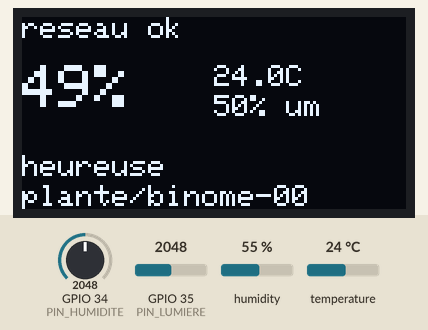
Simulated run of this sketch. Board: ESP32. Parts: 128×64 one-colour display. The inputs (shaded band) are chosen by the test bench; at power-on: GPIO 34 (PIN_HUMIDITE) = 2048, temperature 24 °C, GPIO 35 (PIN_LUMIERE) = 2048, humidity 55 %. WiFi joins after 1.5 s; servers stay silent unless stated; no MQTT or app messages arrive unless stated; what the sketch prints to the serial monitor is not drawn.

Above: at 3.1 s.
3.2 s: GPIO 34 (PIN_HUMIDITE) set to 1282
At 4.5 s:
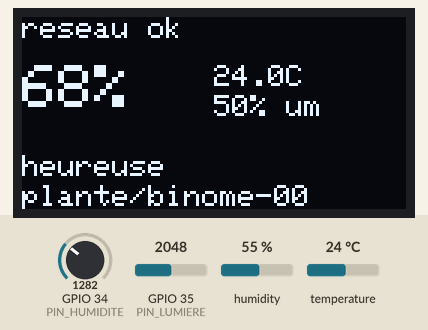
5.5 s: GPIO 34 (PIN_HUMIDITE) set to 1178
At 7.2 s:
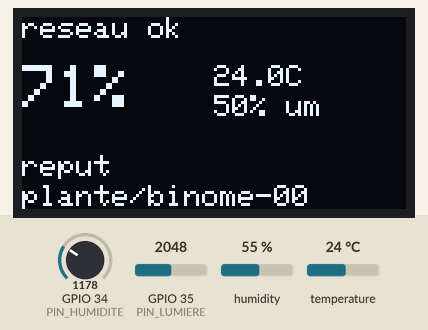
7.5 s: GPIO 34 (PIN_HUMIDITE) set to 677
At 8.7 s:
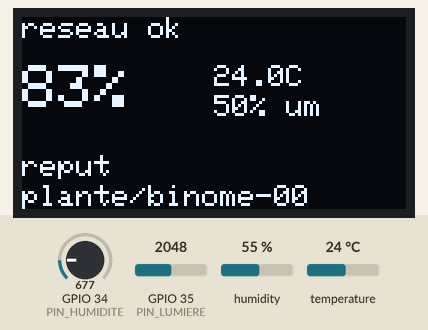
9.5 s: GPIO 34 (PIN_HUMIDITE) set to 574
At 10.4 s:
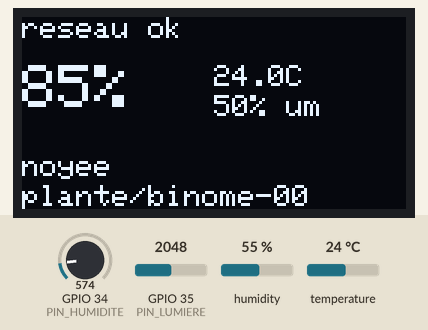
11.5 s: GPIO 34 (PIN_HUMIDITE) set to 3972
At 12.9 s:
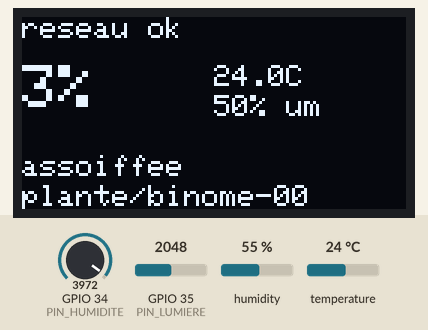
13.5 s: temperature set to 12 °C
At 14.7 s:
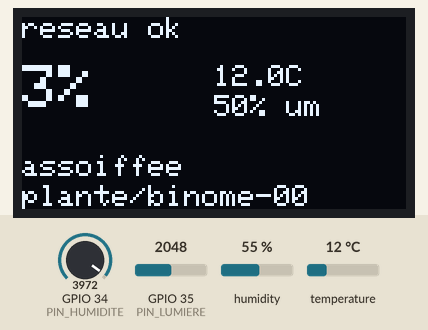
Timing chart, 0 to 16.5 s (numbered marks = the images above; inputs shaded):
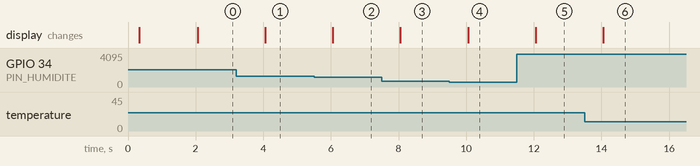

The sketch:

sketch.ino
```cpp
// =====================================================================
//  Ma plante connectee · simulation reseau et MQTT (seance 3)
//  Module M2 Applications mobiles et connectees (IoT) · Sergent.dev
// =====================================================================
//
//  Ce que fait ce programme :
//    il reprend le projet de la seance 1, y ajoute le WiFi et publie
//    ses mesures sur un broker MQTT public. C'est la meme chaine que
//    sur le kit reel, sans le kit.
//
//  A quoi il sert en cours :
//    - un binome dont la carte est en panne continue le TP de la
//      seance 3 sans materiel,
//    - il permet de montrer les sujets et les charges utiles au tableau
//      avant de distribuer les kits,
//    - il sert de secours le jour des portes ouvertes si une carte lache.
//
//  Le broker est celui du module, sur son serveur en ligne. Il est
//  chiffre et il demande un compte : celui de la classe, ecrit au
//  tableau. Une plante simulee apparait donc sur le mur des plantes
//  comme une vraie, ce qui est tout l'interet du secours.
//
//  Le mot de passe n'est pas ecrit dans ce fichier, qui est publie sur
//  wokwi.com : il se colle au moment de la manipulation. Un secret dans
//  un fichier partage n'est plus un secret, et c'est le sujet de la
//  seance 5.
//
//  Wokwi ne simule pas le Bluetooth. Ce programme ne fait donc que la
//  moitie de ce que fait le firmware du kit, et c'est assume.
// =====================================================================

#include <WiFi.h>
#include <WiFiClientSecure.h>
#include <PubSubClient.h>
#include <ArduinoJson.h>
#include <Wire.h>
#include <Adafruit_GFX.h>
#include <Adafruit_SSD1306.h>
#include <DHT.h>

// --------------------------------------------------------- broches
#define PIN_HUMIDITE  34
#define PIN_LUMIERE   35
#define PIN_DHT       25
#define PIN_SDA       21
#define PIN_SCL       22

// ------------------------------------------------------------ reseau
// Wokwi fournit un point d'acces virtuel nomme Wokwi-GUEST, sans mot de
// passe. Il n'existe que dans le simulateur : sur le vrai kit, ces deux
// lignes prennent le nom et le mot de passe du reseau du projet.
#define WIFI_SSID       "Wokwi-GUEST"
#define WIFI_MOTDEPASSE ""

// Le broker du module. Meme nom, meme port et meme compte que sur le
// kit reel : la simulation n'est pas un montage a part, c'est le meme
// chemin avec une carte virtuelle.
#define MQTT_HOTE        "mqtt.plante-hub.sergent.dev"
#define MQTT_PORT        8883
#define MQTT_UTILISATEUR "classe"

// A REMPLIR avant de lancer, avec le mot de passe ecrit au tableau.
// Il ne doit pas revenir dans le depot.
#define MQTT_MOTDEPASSE  ""

// Change ce prefixe pour celui de ton binome, sinon tes mesures se
// melangent a celles d'un inconnu sans qu'aucune erreur ne s'affiche.
#define ID_BINOME  "binome-00"

// ----------------------------------------------------- calibration
// Bornes propres a la simulation, differentes de celles du kit reel :
// dans Wokwi le potentiometre couvre toute la plage, et la
// photoresistance monte avec la lumiere, a l'inverse du module LM393.
#define SIM_SOL_SEC     4095
#define SIM_SOL_HUMIDE  0
#define SIM_LUM_SOMBRE  0
#define SIM_LUM_CLAIR   4095

#define SEUIL_BAS   30
#define SEUIL_HAUT  70
#define PERIODE_MESURE_MS 2000

// Liaison chiffree. setInsecure() est appele dans setup() : la carte
// chiffre mais ne verifie pas a qui elle parle. C'est le meme choix que
// le firmware du kit en seances 3 a 5, et c'est le sujet de la seance 6.
WiFiClientSecure clientReseau;
PubSubClient mqtt(clientReseau);
DHT dht(PIN_DHT, DHT22);
Adafruit_SSD1306 ecran(128, 64, &Wire, -1);
bool ecranPresent = false;

String prefixe = String("plante/") + ID_BINOME;
unsigned long derniereMesure = 0;
unsigned long dernierEssai = 0;
unsigned long delaiEssai = 2000;   // double a chaque echec, plafonne a 30 s

// ---------------------------------------------------------------------
//  Fonctions de calcul, identiques a celles du firmware du kit.
// ---------------------------------------------------------------------
float versPourcentage(int brut, int borneBasse, int borneHaute) {
  if (borneBasse == borneHaute) return 0.0f;
  float pct = (float)(borneBasse - brut) * 100.0f / (float)(borneBasse - borneHaute);
  if (pct < 0.0f)   pct = 0.0f;
  if (pct > 100.0f) pct = 100.0f;
  return pct;
}

const char* nomHumeur(float humidite) {
  if (humidite > SEUIL_HAUT + 15) return "noyee";
  if (humidite > SEUIL_HAUT)      return "reput";
  if (humidite < SEUIL_BAS - 15)  return "assoiffee";
  if (humidite < SEUIL_BAS)       return "soif";
  return "heureuse";
}

int lireMoyenne(uint8_t broche) {
  long somme = 0;
  for (int i = 0; i < 3; i++) { somme += analogRead(broche); delay(4); }
  return (int)(somme / 3);
}

// ---------------------------------------------------------------------
//  Reception des commandes envoyees sur plante/<id>/cmd.
//  Une seule action est gardee dans la simulation : identifier, qui
//  ecrit une ligne dans la console. Sur le kit reel, elle fait clignoter
//  la LED pour retrouver sa carte au milieu de six autres.
// ---------------------------------------------------------------------
void surMessage(char* sujet, byte* charge, unsigned int taille) {
  JsonDocument doc;
  if (deserializeJson(doc, charge, taille)) {
    Serial.println("[ERR ] commande illisible");
    return;
  }
  const char* action = doc["action"] | "";
  Serial.printf("[MQTT] commande recue sur %s · action %s\n", sujet, action);
}

// ---------------------------------------------------------------------
//  Connexion au broker, avec testament et message retenu.
//  Le testament est enregistre AUPRES DU BROKER au moment de la
//  connexion : c'est lui qui le publiera si la carte se tait, parce
//  qu'une carte debranchee ne peut pas annoncer sa disparition.
// ---------------------------------------------------------------------
void connecterMqtt() {
  String idClient = String("plante-wokwi-") + String((uint32_t)ESP.getEfuseMac(), HEX);
  String sujetStatut = prefixe + "/statut";
  const char* testament = "{\"en_ligne\":false}";

  Serial.printf("[MQTT] connexion a %s\n", MQTT_HOTE);
  if (mqtt.connect(idClient.c_str(), MQTT_UTILISATEUR, MQTT_MOTDEPASSE,
                   sujetStatut.c_str(), 1, true, testament)) {
    Serial.printf("[MQTT] connecte · %s\n", prefixe.c_str());
    mqtt.subscribe((prefixe + "/cmd").c_str(), 1);

    // Message retenu : le prochain abonne recoit l'etat sans attendre,
    // au lieu d'un ecran vide pendant deux secondes.
    JsonDocument doc;
    doc["en_ligne"] = true;
    doc["nom"]      = "Plante simulee";
    doc["version"]  = "1.0.0-wokwi";
    doc["mode"]     = "simulation";
    doc["ip"]       = WiFi.localIP().toString();
    String s; serializeJson(doc, s);
    mqtt.publish(sujetStatut.c_str(), s.c_str(), true);
  } else {
    Serial.printf("[ERR ] MQTT refuse · code %d\n", mqtt.state());
  }
}

void setup() {
  Serial.begin(115200);
  delay(300);
  Serial.println("\n[BOOT] Plante simulee · seance 3 · WiFi et MQTT");

  pinMode(PIN_HUMIDITE, INPUT);
  pinMode(PIN_LUMIERE, INPUT);
  dht.begin();

  Wire.begin(PIN_SDA, PIN_SCL);
  ecranPresent = ecran.begin(SSD1306_SWITCHCAPVCC, 0x3C);
  if (!ecranPresent) Serial.println("[ERR ] ecran OLED absent · on continue sans");

  Serial.printf("[WIFI] connexion a %s\n", WIFI_SSID);
  WiFi.mode(WIFI_STA);
  WiFi.begin(WIFI_SSID, WIFI_MOTDEPASSE);
  while (WiFi.status() != WL_CONNECTED) { delay(200); Serial.print("."); }
  Serial.printf("\n[WIFI] connecte · %s\n", WiFi.localIP().toString().c_str());

  // Sans setInsecure(), la poignee de main TLS echoue : la carte n'a
  // aucune autorite de certification en memoire.
  clientReseau.setInsecure();

  mqtt.setServer(MQTT_HOTE, MQTT_PORT);
  mqtt.setBufferSize(512);
  mqtt.setCallback(surMessage);
  connecterMqtt();
}

void loop() {
  // Reconnexion avec temporisation exponentielle : reessayer en boucle
  // saturerait le broker et, sur un vrai objet, viderait la batterie.
  if (!mqtt.connected()) {
    if (millis() - dernierEssai > delaiEssai) {
      dernierEssai = millis();
      connecterMqtt();
      delaiEssai = min(delaiEssai * 2, 30000UL);
    }
  } else {
    delaiEssai = 2000;
    mqtt.loop();
  }

  unsigned long maintenant = millis();
  if (maintenant - derniereMesure < PERIODE_MESURE_MS) return;
  derniereMesure = maintenant;

  int brutSol = lireMoyenne(PIN_HUMIDITE);
  int brutLum = lireMoyenne(PIN_LUMIERE);
  float humidite = versPourcentage(brutSol, SIM_SOL_SEC, SIM_SOL_HUMIDE);
  float lumiere  = versPourcentage(brutLum, SIM_LUM_SOMBRE, SIM_LUM_CLAIR);

  static float dernierT = 20.0f, dernierH = 50.0f;
  float t = dht.readTemperature();
  float h = dht.readHumidity();
  if (!isnan(t) && !isnan(h)) { dernierT = t; dernierH = h; }

  const char* humeur = nomHumeur(humidite);
  Serial.printf("[MES ] hum %.1f%% · temp %.1fC · lum %.1f%% · humeur %s\n",
                humidite, dernierT, lumiere, humeur);

  if (mqtt.connected()) {
    // Trois sujets simples pour les abonnements a joker, plus un objet
    // complet pour ceux qui veulent tout d'un coup. Aucun n'est retenu :
    // une mesure perimee de deux secondes n'a aucun interet.
    char buf[16];
    dtostrf(humidite, 0, 1, buf);  mqtt.publish((prefixe + "/humidite").c_str(), buf);
    dtostrf(dernierT, 0, 1, buf);  mqtt.publish((prefixe + "/temperature").c_str(), buf);
    dtostrf(lumiere, 0, 1, buf);   mqtt.publish((prefixe + "/lumiere").c_str(), buf);

    JsonDocument doc;
    doc["humidite"]     = roundf(humidite * 10) / 10;
    doc["temperature"]  = roundf(dernierT * 10) / 10;
    doc["lumiere"]      = roundf(lumiere * 10) / 10;
    doc["humidite_air"] = roundf(dernierH * 10) / 10;
    doc["humeur"]       = humeur;
    doc["uptime"]       = millis();
    doc["version"]      = "1.0.0-wokwi";
    String charge; serializeJson(doc, charge);
    mqtt.publish((prefixe + "/mesures").c_str(), charge.c_str());
  }

  if (!ecranPresent) return;
  ecran.clearDisplay();
  ecran.setTextSize(1);
  ecran.setCursor(0, 0);
  ecran.print(mqtt.connected() ? "reseau ok" : "hors ligne");
  ecran.setTextSize(2);
  ecran.setCursor(0, 16);
  ecran.print((int)humidite); ecran.print("%");
  ecran.setTextSize(1);
  ecran.setCursor(64, 16); ecran.print(dernierT, 1); ecran.print("C");
  ecran.setCursor(64, 26); ecran.print((int)lumiere); ecran.print("% lum");
  ecran.setCursor(0, 46);  ecran.print(humeur);
  ecran.setCursor(0, 56);  ecran.print(prefixe);
  ecran.display();
}
```

Measured:
- the behaviour switches between 1229 and 1228 on GPIO 34 (PIN_HUMIDITE) (found by bisection; images 1 and 2)
- the behaviour switches between 615 and 614 on GPIO 34 (PIN_HUMIDITE) (found by bisection; images 3 and 4)
- after the input at 3.2 s, the display: changes after 0.85 s (image 1)
- after the input at 5.5 s, the display: changes after 0.56 s (image 2)
- after the input at 7.5 s, the display: changes after 0.55 s (image 3)
- after the input at 9.5 s, the display: changes after 0.56 s (image 4)
- after the input at 11.5 s, the display: changes after 0.55 s (image 5)
- after the input at 13.5 s, the display: changes after 0.56 s (image 6)
